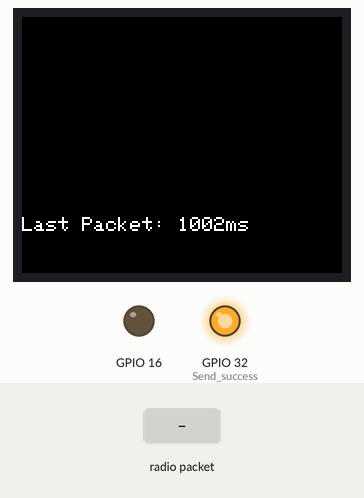
The sketch below on a simulated ESP32. On the bench: 160×128 colour display, output pins drawn as LEDs (lit = HIGH). The test bench sets the inputs (shaded band). No radio packets arrive unless stated; what the sketch prints to the serial monitor is not drawn.

Above: at 1.4 s.
1.5 s: radio packet "1" arrives
At 1.9 s:
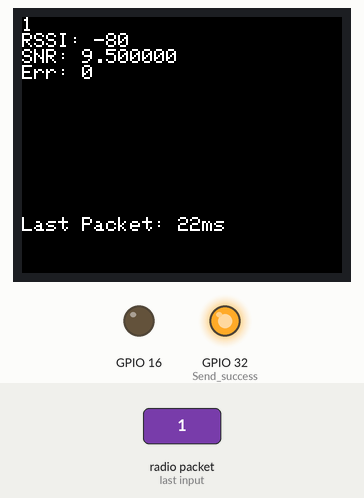
4.5 s: radio packet "0" arrives
At 4.9 s:
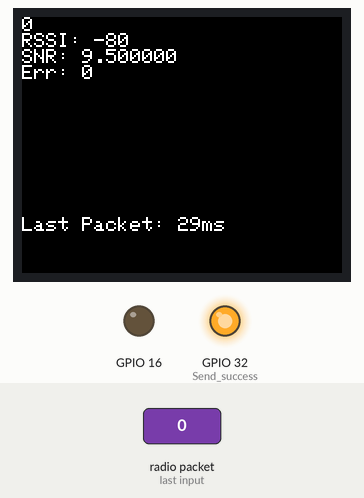
Timing chart, 0 to 7.5 s (numbered marks = the images above; inputs shaded):
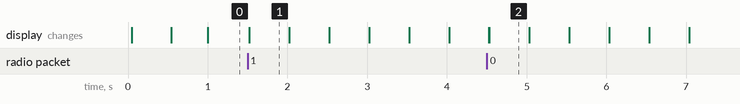

Measured:
- after the input at 1.5 s, the display: changes at once (image 1)
- after the input at 4.5 s, the display: first changes at once (image 2 shows a later state)
- what the display in image 1 shows lasts 0.5 s, from 1.5 s to 2.0 s

The sketch:

lora_recv.ino
```cpp
/* https://www.alictronix.com/archives/860
* Sketch uses 155594 bytes (14%) of program storage space. Maximum is 1044464 bytes.
* Global variables use 11612 bytes (3%) of dynamic memory, leaving 283300 bytes for local variables. Maximum is 294912 bytes.
*
*
* This is the code Jiefeng used in his setup to print the RSSI, SNR, and message of the LoRa signal on a OLED screen.
*
*/
#include <SPI.h>
#include <LoRa.h>
#include <Adafruit_GFX.h>    // Core graphics library
#include <Adafruit_ST7735.h> // Hardware-specific library for ST7735
#include <Adafruit_ST7789.h> // Hardware-specific library for ST7789
//#include <SSD1306.h>
#include <Arduino.h>
//OLED pins to ESP32 GPIOs via this connecthin:
//OLED_SDA — GPIO4
//OLED_SCL — GPIO15
//OLED_RST — GPIO16
//SSD1306 display(0x3c, 4, 15);
// WIFI_LoRa_32 ports
// GPIO5 — SX1278’s SCK
// GPIO19 — SX1278’s MISO
// GPIO27 — SX1278’s MOSI
// GPIO18 — SX1278’s CS
// GPIO14 — SX1278’s RESET
// GPIO26 — SX1278’s IRQ(Interrupt Request)
#define SS 18
#define RST 34
#define DI0 26
#define BAND 433E6 //915E6
int counter = 0;

Adafruit_ST7735 tft = Adafruit_ST7735(13, 25, 14, 12, 33);
void setup() {
 pinMode(32, OUTPUT); //Send success, LED will bright 1 second
 pinMode(16, OUTPUT);
 digitalWrite(32, LOW); // set GPIO16 low to reset OLED
 delay(50);
 digitalWrite(32, HIGH);
 Serial.begin(115200);
 while (!Serial); //If just the the basic function, must connect to a computer
 // Initialising the UI will init the display too.
 /*display.init();
 display.flipScreenVertically();
 display.setFont(ArialMT_Plain_10);
 display.setTextAlignment(TEXT_ALIGN_LEFT);
 display.drawString(5, 5, "LoRa Sender");
 display.display();*/

 tft.initR(INITR_BLACKTAB);      // Init ST7735S chip, black tab
 SPI.begin(5, 19, 27, 18);
 LoRa.setPins(SS, RST, DI0);
 Serial.println("LoRa Sender");
 if (!LoRa.begin(BAND)) {
   Serial.println("Starting LoRa failed!");
   while (1);
 }
 Serial.println("LoRa Initial OK!");
 /*display.drawString(5, 20, "LoRa Initializing OK!");
 display.display();*/
  tft.fillScreen(ST77XX_BLACK);


  tft.setRotation(3);
 LoRa.setSpreadingFactor(12);
 LoRa.setSignalBandwidth(250E3);
 LoRa.setCodingRate4(8);
 //delay(1000);
//LoRa.onReceive(onReceive);
}

int lastpacket = 0;
int lastdisplay = 0;
void onReceive(int packetSize) {
 //int packetSize = LoRa.parsePacket();
 Serial.println("RECV");
 if (packetSize) {
  lastpacket = millis();
  char* msg = (char*)malloc(packetSize+1);
  for(int i = 0;i<packetSize;i++){
    msg[i] = LoRa.read();
  }
  msg[packetSize] = '\0';
   /*while (LoRa.available()) {
       char receivedText = (char)LoRa.read();
       Serial.print(receivedText);
   }*/
   int rssi = LoRa.packetRssi();
   float snr = LoRa.packetSnr();
  long freqErr = LoRa.packetFrequencyError();
  tft.fillScreen(ST77XX_BLACK);
  tft.setCursor(0, 0);
  tft.setTextColor(ST77XX_WHITE);
  tft.setTextWrap(true);
  tft.setTextSize(3);
  tft.println(msg);
  tft.setTextSize(1);
  tft.printf("RSSI: %d\n",rssi);
  tft.printf("SNR: %f\n",snr);
  tft.printf("Err: %ld\n",freqErr);
   //Serial.println("RECV");
   //delay(1000);
 }

}

void loop() {
 //Serial.print("Sending packet: ");
 //Serial.println(counter);
 int packetSize = LoRa.parsePacket();
 //Serial.println("RECV");
 if (packetSize) {
  lastpacket = millis();
  char* msg = (char*)malloc(packetSize+1);
  for(int i = 0;i<packetSize;i++){
    msg[i] = LoRa.read();
  }
  msg[packetSize] = '\0';
  Serial.println(msg);
   /*while (LoRa.available()) {
       char receivedText = (char)LoRa.read();
       Serial.print(receivedText);
   }*/
   int rssi = LoRa.packetRssi();
   float snr = LoRa.packetSnr();
  long freqErr = LoRa.packetFrequencyError();
  tft.fillScreen(ST77XX_BLACK);
  tft.setCursor(0, 0);
  tft.setTextColor(ST77XX_WHITE);
  tft.setTextWrap(true);
  tft.setTextSize(1);
  tft.println(msg);
  tft.printf("RSSI: %d\n",rssi);
  tft.printf("SNR: %f\n",snr);
  tft.printf("Err: %ld\n",freqErr);
   //Serial.println("RECV");
   //delay(1000);
 }

  //tft.fillScreen(ST77XX_BLACK);
  if(millis()-lastdisplay>=500) {
    tft.fillRect(75, 100, 50, 10, ST77XX_BLACK);
 tft.setCursor(0, 100);
  tft.setTextColor(ST77XX_WHITE);
  tft.setTextWrap(true);
 tft.setTextSize(1);
 tft.printf("Last Packet: %dms\n",millis()-lastpacket);
  lastdisplay = millis();
  }
 /*display.clear();
 display.setFont(ArialMT_Plain_16);
 display.drawString(3, 5, "Sending packet ");
 display.drawString(50, 30, String(counter));
 display.display();
 // send packet
 LoRa.beginPacket() ;
 LoRa.print("Hello ") ;
 LoRa.print(counter) ;
 LoRa.endPacket();
 counter++;
 digitalWrite(25, HIGH); // turn the LED on (HIGH is the voltage level)
 delay(1000); // wait for a second
 digitalWrite(25, LOW); // turn the LED off by making the voltage LOW
 delay(1000); // wait for a second
 delay(3000);
}
/* https://robotzero.one/heltec-wifi-lora-32/
* Sketch uses 146842 bytes (14%) of program storage space. Maximum is 1044464 bytes.
* Global variables use 11628 bytes (3%) of dynamic memory, leaving 283284 bytes for local variables. Maximum is 294912 bytes.
*/
}
```
